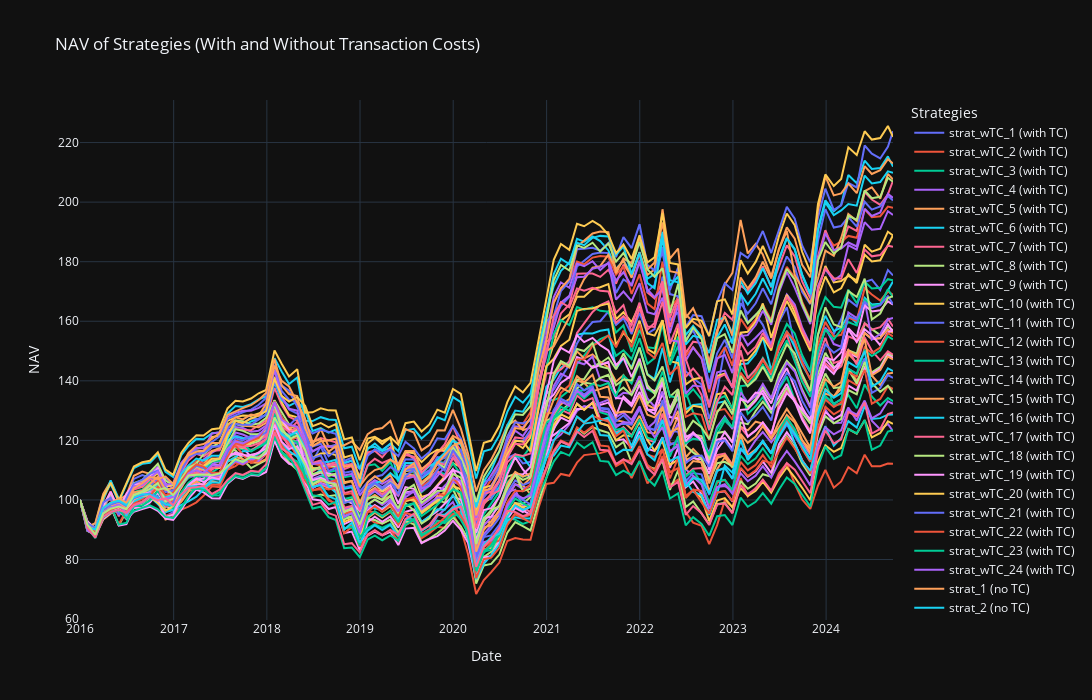

Write notebook code for a chart like this one.
### Code cell
# Initialize Dash app
app = Dash(__name__)

# Prepare the data
lookbacks = range(1, 25)
strategies_with_tc = [f"strat_wTC_{i}" for i in lookbacks]
strategies_without_tc = [f"strat_{i}" for i in lookbacks]

# Define the layout
app.layout = html.Div([
    html.H1("Interactive NAV Visualization", style={'text-align': 'center'}),
    
    # Dropdown for best/worst strategies
    html.Label("Choose Strategy Ranking:"),
    dcc.Dropdown(
        id='ranking-dropdown',
        options=[
            {'label': 'Best Strategies', 'value': 'best'},
            {'label': 'Worst Strategies', 'value': 'worst'}
        ],
        value='best',
        clearable=False
    ),

    # Slider for the number of strategies
    html.Label("Number of Strategies to Display:"),
    dcc.Slider(
        id='num-strategies-slider',
        min=1,
        max=24,
        step=1,
        value=5,  # Default to showing 5 strategies
        marks={i: str(i) for i in range(1, 25)}
    ),

    # Checkboxes for transaction costs
    html.Label("Include Transaction Costs:"),
    dcc.Checklist(
        id='tc-checklist',
        options=[
            {'label': 'With TC', 'value': 'with_tc'},
            {'label': 'Without TC', 'value': 'without_tc'}
        ],
        value=['with_tc', 'without_tc'],
        inline=True
    ),

    # Graph to display the NAVs
    dcc.Graph(id='nav-plot')
])

# Callback to update the graph based on user inputs
@app.callback(
    Output('nav-plot', 'figure'),
    [Input('ranking-dropdown', 'value'),
     Input('num-strategies-slider', 'value'),
     Input('tc-checklist', 'value')]
)
def update_graph(ranking, num_strategies, include_tc):
    # Filter columns based on the selected transaction cost options
    selected_columns = []
    if 'with_tc' in include_tc:
        selected_columns += strategies_with_tc
    if 'without_tc' in include_tc:
        selected_columns += strategies_without_tc

    # Compute the average NAV for ranking
    nav_means = df_nav[selected_columns].iloc[-1]  # Use last row for NAV ranking

    # Select top or bottom strategies
    if ranking == 'best':
        selected_columns = nav_means.nlargest(num_strategies).index
    elif ranking == 'worst':
        selected_columns = nav_means.nsmallest(num_strategies).index

    # Create the plot
    fig = go.Figure()

    for col in selected_columns:
        fig.add_trace(go.Scatter(
            x=df_nav.index,
            y=df_nav[col],
            mode='lines',
            name=col
        ))

    # Update layout
    fig.update_layout(
        title="NAV of Selected Strategies",
        xaxis_title="Date",
        yaxis_title="NAV",
        legend_title="Strategies",
        template="plotly_dark",
        height=700,
        width=1200
    )

    return fig

# Run the app
if __name__ == '__main__':
    app.run_server(debug=True)
